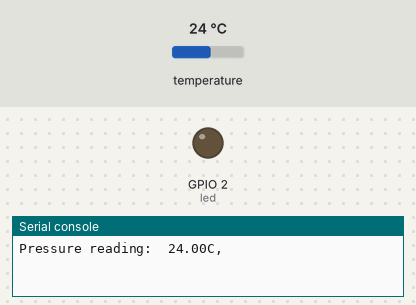
This program was run on a simulated ESP32 board running MicroPython. On the bench: output pins drawn as LEDs (lit = HIGH), the last lines printed to the serial console. Inputs (shaded band) come from the test bench; at power-on: temperature 24 °C. The clock reads 2024-03-15 10:24:30 at power-on unless the program sets it; files the program writes start out absent.

Above: at 0.1 s.
At 1.1 s:
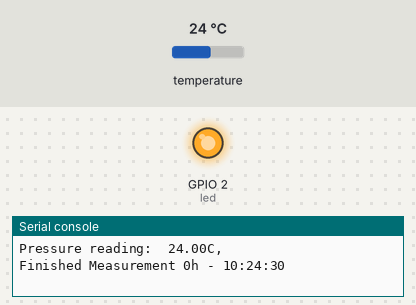
Timing chart, 0 to 2.6 s (numbered marks = the images above):
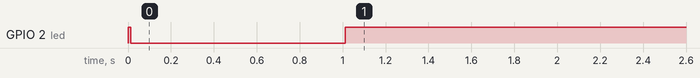

The program:

environment2.py
```python
# Complete project details at https://RandomNerdTutorials.com
#https://randomnerdtutorials.com/micropython-bme280-esp32
from machine import Pin, I2C
from time import sleep
import bme280 as BME280

led = Pin("LED", Pin.OUT)
led.on()

# ESP32 - Pin assignment
i2c = I2C(0,scl=Pin(1),sda=Pin(0),freq=200000)
# ESP8266 - Pin assignment
#i2c = I2C(scl=Pin(5), sda=Pin(4), freq=10000)
bme = BME280.BME280(i2c=i2c)

#Calibration
QNH = 1.22 #hPa pro 10m

height_garden = 277 #m NN
garden_height = 2#m over ground
height_roof = 323.5 #m NN
roof:height = 51.3 #m over ground
freiburg_height = 264 #m NN

sixfloor = 23.4 #m
heighterr = 3 #m
presserr = QNH * heighterr

comp = 1019.454 #hPa, 277m NN

from machine import RTC
rtc = RTC()

for i in range(24*4):

    now = rtc.datetime()


    head = "{:02d}:{:02d}:{:02d}".format(now[4],now[5],now[6])
    text = ""
    for j in range(1):
        data = bme.temperature
        text+= f"{data},"


    print('Pressure reading: ', text)

    data = f"[{head}; {text[:-1]}],"

    f = open('test.txt','a')
    f.write(data)
    f.close()
    led.toggle()
    sleep(1)
    led.toggle()

    print(f"Finished Measurement {i}h - {head}\n")
    sleep(60*60 - 1)
    
```

Measured:
- by itself, GPIO 2 (led): LOW → HIGH at 0.00 s, → LOW 0.01 s later, → HIGH 1.0 s later
